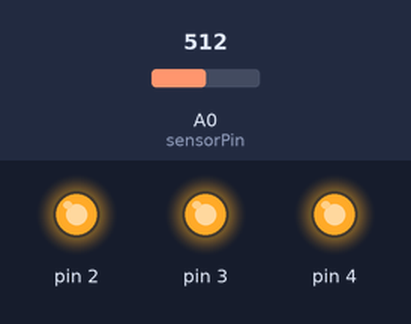
Bench run of a sketch on a simulated Arduino Uno, built with avr-gcc and run on an emulated ATmega328P. Parts: output pins drawn as LEDs (lit = HIGH). The test bench sets the inputs (shaded band); at power-on: A0 (sensorPin) = 512. What the sketch prints to the serial monitor is not drawn.

Above: at 1.2 s.
1.3 s: A0 (sensorPin) set to 179
3.3 s: A0 (sensorPin) set to 165
At 4.4 s:
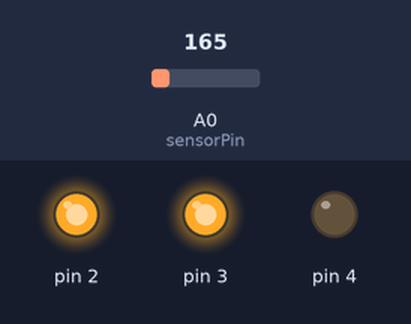
4.8 s: A0 (sensorPin) set to 122
At 5.8 s:
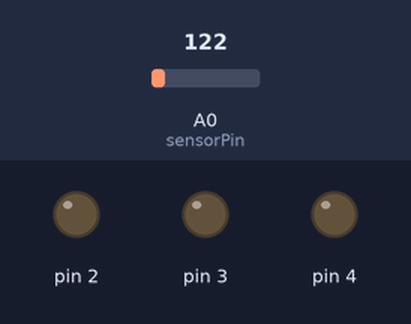
Timing chart, 0 to 7.8 s (numbered marks = the images above; inputs shaded):
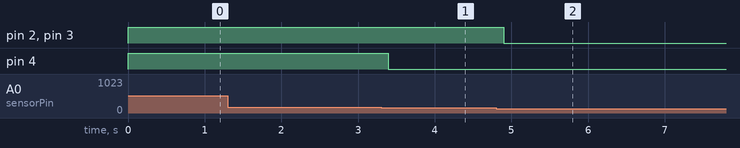

The sketch:

TemperatureSensing.ino
```cpp
const int sensorPin = A0;
const float baselineTemp = 25.0;

void setup(){
  Serial.begin(9600); //open serial port

  for(int pinNo = 2; pinNo< 5; pinNo++){
    pinMode(pinNo,OUTPUT);
    digitalWrite(pinNo,LOW);
  }
}

void loop(){
  int sensorVal = analogRead(sensorPin);
  float voltage = (sensorVal / 1024.0) * 5.0;
  float temperature = (voltage - .5) * 100;

  Serial.print("Sensor Value: ");
  Serial.print(sensorVal);
  Serial.print(", Voltage: ");
  Serial.print(voltage);
  Serial.print(", Degrees C: ");
  Serial.print(temperature);

  if(temperature < baselineTemp){
    digitalWrite(2,LOW);
    digitalWrite(3,LOW);
    digitalWrite(4,LOW);
  }else if(temperature >= baselineTemp + 6){
    digitalWrite(2,HIGH);
    digitalWrite(3,HIGH);
    digitalWrite(4,HIGH);
  }else if(temperature >= baselineTemp + 4){
    digitalWrite(2,HIGH);
    digitalWrite(3,HIGH);
    digitalWrite(4,LOW);
  }else if(temperature >= baselineTemp + 2){
    digitalWrite(2,HIGH);
    digitalWrite(3,LOW);
    digitalWrite(4,LOW);
  }
  delay(1);

}
```

Measured:
- the behaviour switches between 166 and 165 on A0 (sensorPin) (found by bisection; images 0 and 1)
- after the input at 1.3 s, every drawn part: stays the same
- after the input at 3.3 s, pin 4: HIGH → LOW after 0.09 s
- after the input at 4.8 s, pin 2, pin 3: HIGH → LOW after 0.10 s
